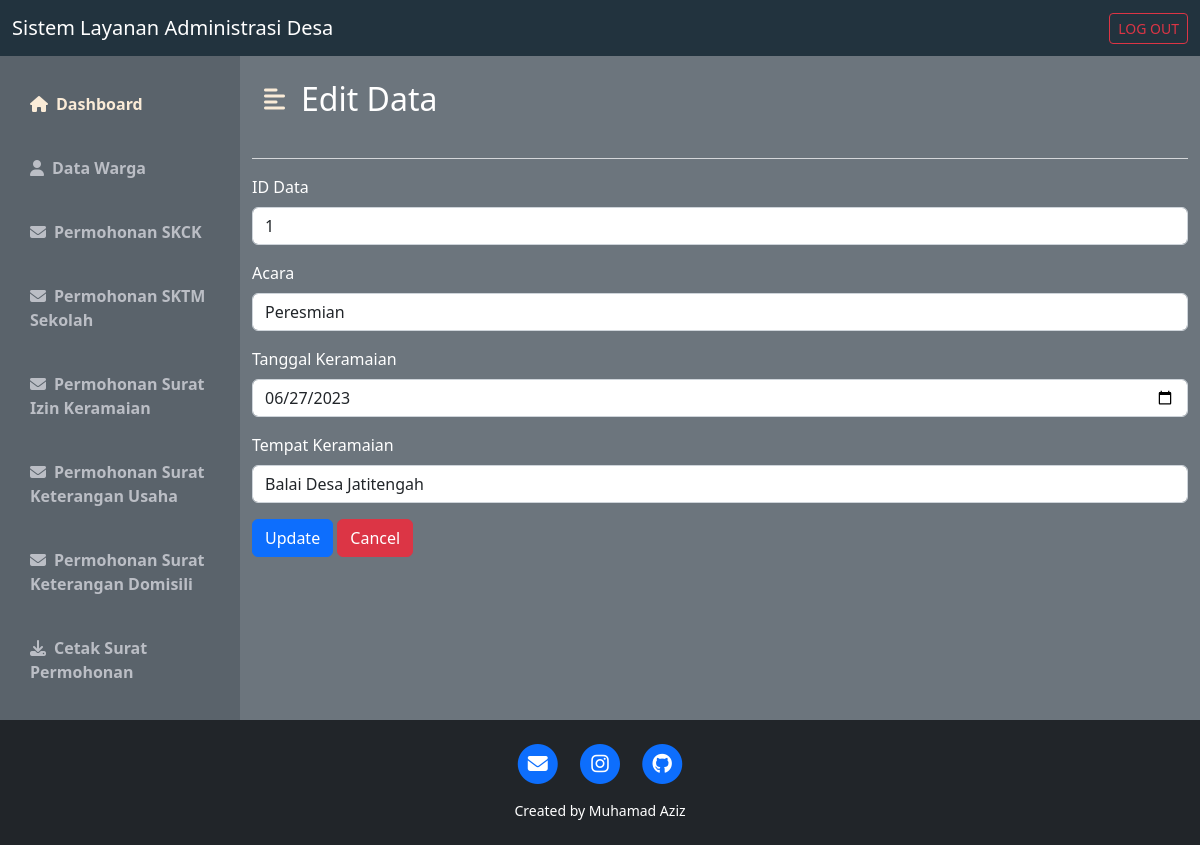
Page /wargasikupdate.php?id_sik=1 on the committed database.
### tables this page shows
CREATE TABLE IF NOT EXISTS `sik` (
  `id_sik` int(11) NOT NULL AUTO_INCREMENT,
  `id_data` int(11) NOT NULL DEFAULT '0',
  `acara` varchar(50) DEFAULT NULL,
  `tempp` varchar(50) DEFAULT NULL,
  `tgll` varchar(50) DEFAULT NULL,
  PRIMARY KEY (`id_sik`),
  KEY `FK_sik_data` (`id_data`),
  CONSTRAINT `FK_sik_data` FOREIGN KEY (`id_data`) REFERENCES `data` (`id_data`)
);

CREATE TABLE IF NOT EXISTS `data` (
  `id_data` int(11) NOT NULL AUTO_INCREMENT,
  `nama` varchar(50) NOT NULL DEFAULT '0',
  `nik` varchar(50) DEFAULT NULL,
  `jenis` varchar(50) DEFAULT NULL,
  `temp` varchar(50) DEFAULT NULL,
  `tgl` varchar(50) DEFAULT NULL,
  `status` varchar(50) DEFAULT NULL,
  `kewarganegaraan` varchar(50) DEFAULT NULL,
  `agama` varchar(50) DEFAULT NULL,
  `pekerjaan` varchar(50) DEFAULT NULL,
  `alamat` varchar(50) DEFAULT NULL,
  PRIMARY KEY (`id_data`) USING BTREE
);

### wargasikupdate.php (the view, shortened to what this page needs)
<!DOCTYPE html>
<html lang="en">
<head>
    <link href="https://cdn.jsdelivr.net/npm/bootstrap@5.2.0-beta1/dist/css/bootstrap.min.css" rel="stylesheet">
    <link rel="stylesheet" href="https://cdnjs.cloudflare.com/ajax/libs/font-awesome/6.1.1/css/all.min.css" />
    <link rel="stylesheet" href="css/style_dashboard.css">
</head>
<body>
    <?php
    include "koneksi.php";
    $dataa = $_GET['id_sik'];
    $sql = "SELECT * FROM sik INNER JOIN data ON sik.id_data=data.id_data WHERE id_sik = '$dataa'";
    $query = $conn->query($sql);
    ?>
    <nav class="navbar navbar-dark" style="background-color: #22333E;">
        <div class="container-fluid">
            <a class="navbar-brand">Sistem Layanan Administrasi Desa</a>
            <form class="d-flex" role="search">
                <a href="logout.php" class="btn btn-outline-danger btn-sm" role="button">LOG OUT</a>
            </form>
        </div>
    </nav>
    <div class="d-flex bg-secondary text-white" id="wrapper">
        <div class="" id="sidebar-wrapper" style="background-color: #5a636b;">
            <div class="list-group list-group-flush my-3">
                <a href="warga.php" class="list-group-item list-group-item-action bg-transparent second-text fw-bold active"><i class="fas fa-home me-2"></i>Dashboard</a>
                <a href="wargadata.php" class="list-group-item list-group-item-action bg-transparent second-text fw-bold"><i class="fas fa-user me-2"></i>Data Warga</a>
                <a href="wargaskck.php" class="list-group-item list-group-item-action bg-transparent second-text fw-bold"><i class="fas fa-envelope me-2"></i>Permohonan SKCK</a>
                <a href="wargasktm.php" class="list-group-item list-group-item-action bg-transparent second-text fw-bold"><i class="fas fa-envelope me-2"></i>Permohonan SKTM Sekolah</a>
                <a href="wargasik.php" class="list-group-item list-group-item-action bg-transparent second-text fw-bold"><i class="fas fa-envelope me-2"></i>Permohonan Surat Izin Keramaian</a>
                <a href="wargausaha.php" class="list-group-item list-group-item-action bg-transparent second-text fw-bold"><i class="fas fa-envelope me-2"></i>Permohonan Surat Keterangan Usaha</a>
                <a href="wargaskd.php" class="list-group-item list-group-item-action bg-transparent second-text fw-bold"><i class="fas fa-envelope me-2"></i>Permohonan Surat Keterangan Domisili</a>
                <a href="download.php" class="list-group-item list-group-item-action bg-transparent second-text fw-bold"><i class="fas fa-download me-2"></i>Cetak Surat Permohonan</a>
            </div>
        </div>
        <div id="page-content-wrapper">
            <nav class="navbar navbar-expand-lg navbar-light bg-transparent py-4 px-4">
                <div class="d-flex align-items-center">
                    <i class="fas fa-align-left primary-text fs-4 me-3" id="menu-toggle"></i>
                    <h2 class="fs-2 m-0">Edit Data</h2>
                </div>
            </nav>
            <div class="container-sm">
                <hr class="border-light border-2 opacity-75">
                <?php
                if ($query) {
                    while ($data = mysqli_fetch_array($query)) {
                ?>
                    <form action="" method="post">
                    <div class="mb-3">
                        <label for="id_data" class="form-label">ID Data</label>
                        <input type="text" class="form-control" id="id_data" name="id_data" value="<?php echo $data['id_data'] ?>">
                    </div>
                    <div class="mb-3">
                        <label for="acara" class="form-label">Acara </label>
                        <input type="text" class="form-control" id="acara" name="acara" value="<?php echo $data['acara'] ?>">
                    </div>
                    <div class="mb-3">
                            <label for="tgll" class="form-label">Tanggal Keramaian</label>
                            <input type="date" class="form-control" id="tgll" name="tgll" value="<?php echo $data['tgll'] ?>">
                    </div>
                    <div class="mb-3">
                        <label for="temp" class="form-label">Tempat Keramaian </label>
                        <input type="text" class="form-control" id="temp" name="tempp" value="<?php echo $data['tempp'] ?>">
                    </div>
                    <input class="btn btn-primary" type="submit" name="edit" value="Update">
                    <a class="btn btn-danger" href="wargasik.php" role="button">Cancel</a>
                </form>
                <?php
                    }
                }
                ?>
            </div>
        </div>
    </div>
    <footer class="bg-dark text-center text-white p-4">
        <div class="row gx-4 gx-lg-5 justify-content-center">
            <div class="col-md-10 col-lg-8 col-xl-7">
                <ul class="list-inline text-center">
                    <li class="list-inline-item">
                        <a href="mailto:muhamadaziz564@gmail.com">
                            <span class="fa-stack fa-lg">
                                <i class="fas fa-circle fa-stack-2x"></i>
                                <i class="fas fa-envelope fa-stack-1x fa-inverse"></i>
                            </span>
                        </a>
                    </li>
                    <li class="list-inline-item">
                        <a href="https://www.instagram.com/az_muhamad07/">
                            <span class="fa-stack fa-lg">
                                <i class="fas fa-circle fa-stack-2x"></i>
                                <i class="fab fa-instagram fa-stack-1x fa-inverse"></i>
                            </span>
                        </a>
                    </li>
                    <li class="list-inline-item">
                        <a href="https://github.com/aziz4678">
                            <span class="fa-stack fa-lg">
                                <i class="fas fa-circle fa-stack-2x"></i>
                                <i class="fab fa-github fa-stack-1x fa-inverse"></i>
                            </span>
                        </a>
                    </li>
                </ul>
                <div class="small text-center">Created by Muhamad Aziz</div>
            </div>
        </div>
    </footer>
</body>
</html>

### css/style_dashboard.css (style rules this page uses)
:root { --main-text-color: antiquewhite; --second-text-color: #bbbec5; --second-bg-color: #c1efde; }
.primary-text { color: var(--main-text-color); }
.second-text { color: var(--second-text-color); }
#wrapper { overflow-x: hidden; }
#sidebar-wrapper { min-height: 78vh; margin-left: -15rem; -webkit-transition: margin 0.25s ease-out; -moz-transition: margin 0.25s ease-out; -o-transition: margin 0.25s ease-out; transition: margin 0.25s ease-out; }
#sidebar-wrapper .list-group { width: 15rem; }
#page-content-wrapper { min-width: 100vw; }
#menu-toggle { cursor: pointer; }
.list-group-item { border: none; padding: 20px 30px; }
.list-group-item.active { background-color: transparent; color: var(--main-text-color); font-weight: bold; border: none; }
@media (min-width: 768px) { #sidebar-wrapper { margin-left: 0; } }
@media (min-width: 768px) { #page-content-wrapper { min-width: 0; width: 100%; } }

### rows in the picture
sik: id_data "1", acara "Peresmian", tgll "06/27/2023", tempp "Balai Desa Jatitengah"
